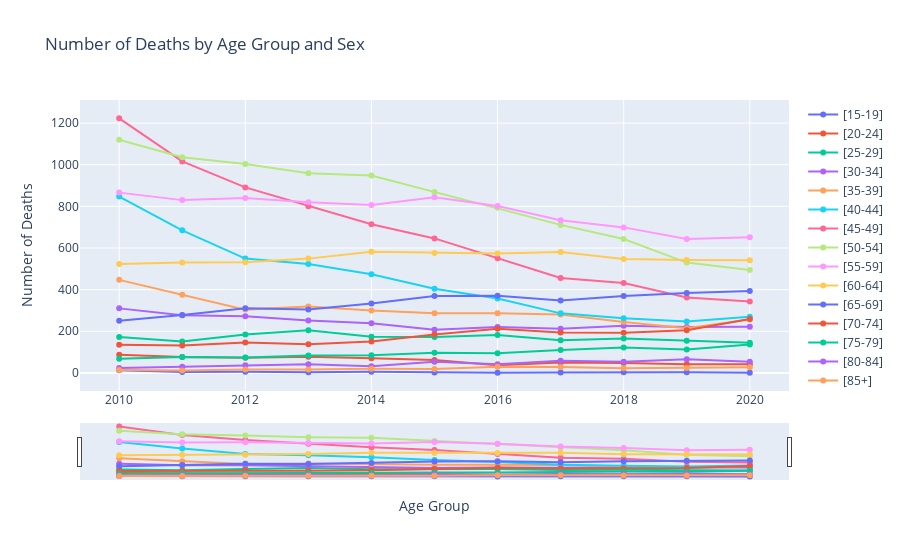

Source (notebook cell):
### Code cell
import plotly.graph_objects as go

df_filtered = df[df['Sex'] == 'Total']

fig = go.Figure()

for age_group in plotdata.columns:
    fig.add_trace(go.Scatter(x=plotdata.index, y=plotdata[age_group], name=age_group))

fig.update_layout(
    title='Number of Deaths by Age Group and Sex',
    xaxis_title='Age Group',
    yaxis_title='Number of Deaths',
    hovermode='x',
    xaxis=dict(showspikes=True),
    yaxis=dict(showspikes=True),
    xaxis_rangeslider_visible=True
)

fig.show()

### Figure 1 — Plotly figure (JSON) as saved in the notebook; plotly's stock layout.template omitted (floating-point values rounded to 4 significant figures)
{"data": [{"name": "[15-19]", "type": "scatter", "x": [2010, 2011, 2012, 2013, 2014, 2015, 2016, 2017, 2018, 2019, 2020], "y": [13, 4, 5, 3, 5, 2, 1, 2, 3, 3, 1]}, {"name": "[20-24]", "type": "scatter", "x": [2010, 2011, 2012, 2013, 2014, 2015, 2016, 2017, 2018, 2019, 2020], "y": [87, 76, 73, 78, 71, 62, 37, 50, 48, 41, 41]}, {"name": "[25-29]", "type": "scatter", "x": [2010, 2011, 2012, 2013, 2014, 2015, 2016, 2017, 2018, 2019, 2020], "y": [172, 151, 184, 205, 174, 173, 182, 157, 165, 154, 145]}, {"name": "[30-34]", "type": "scatter", "x": [2010, 2011, 2012, 2013, 2014, 2015, 2016, 2017, 2018, 2019, 2020], "y": [310, 277, 272, 252, 239, 207, 221, 212, 226, 220, 222]}, {"name": "[35-39]", "type": "scatter", "x": [2010, 2011, 2012, 2013, 2014, 2015, 2016, 2017, 2018, 2019, 2020], "y": [447, 375, 304, 319, 300, 287, 287, 281, 244, 214, 256]}, {"name": "[40-44]", "type": "scatter", "x": [2010, 2011, 2012, 2013, 2014, 2015, 2016, 2017, 2018, 2019, 2020], "y": [847, 685, 549, 523, 474, 404, 357, 286, 262, 247, 270]}, {"name": "[45-49]", "type": "scatter", "x": [2010, 2011, 2012, 2013, 2014, 2015, 2016, 2017, 2018, 2019, 2020], "y": [1223, 1016, 891, 801, 714, 646, 551, 456, 432, 362, 343]}, {"name": "[50-54]", "type": "scatter", "x": [2010, 2011, 2012, 2013, 2014, 2015, 2016, 2017, 2018, 2019, 2020], "y": [1120, 1036, 1003, 959, 948, 869, 793, 711, 643, 530, 494]}, {"name": "[55-59]", "type": "scatter", "x": [2010, 2011, 2012, 2013, 2014, 2015, 2016, 2017, 2018, 2019, 2020], "y": [866, 830, 840, 820, 807, 844, 802, 733, 699, 643, 652]}, {"name": "[60-64]", "type": "scatter", "x": [2010, 2011, 2012, 2013, 2014, 2015, 2016, 2017, 2018, 2019, 2020], "y": [523, 530, 531, 549, 582, 576, 573, 581, 547, 542, 541]}, {"name": "[65-69]", "type": "scatter", "x": [2010, 2011, 2012, 2013, 2014, 2015, 2016, 2017, 2018, 2019, 2020], "y": [251, 278, 311, 305, 333, 369, 371, 348, 370, 384, 394]}, {"name": "[70-74]", "type": "scatter", "x": [2010, 2011, 2012, 2013, 2014, 2015, 2016, 2017, 2018, 2019, 2020], "y": [135, 132, 146, 138, 151, 185, 212, 194, 193, 205, 259]}, {"name": "[75-79]", "type": "scatter", "x": [2010, 2011, 2012, 2013, 2014, 2015, 2016, 2017, 2018, 2019, 2020], "y": [68, 77, 74, 84, 85, 97, 94, 110, 122, 113, 137]}, {"name": "[80-84]", "type": "scatter", "x": [2010, 2011, 2012, 2013, 2014, 2015, 2016, 2017, 2018, 2019, 2020], "y": [23, 30, 37, 41, 32, 53, 42, 58, 53, 66, 54]}, {"name": "[85+]", "type": "scatter", "x": [2010, 2011, 2012, 2013, 2014, 2015, 2016, 2017, 2018, 2019, 2020], "y": [14, 12, 16, 16, 20, 19, 30, 28, 22, 24, 27]}], "layout": {"hovermode": "x", "title": {"text": "Number of Deaths by Age Group and Sex"}, "xaxis": {"rangeslider": {"visible": true}, "showspikes": true, "title": {"text": "Age Group"}}, "yaxis": {"showspikes": true, "title": {"text": "Number of Deaths"}}}}
